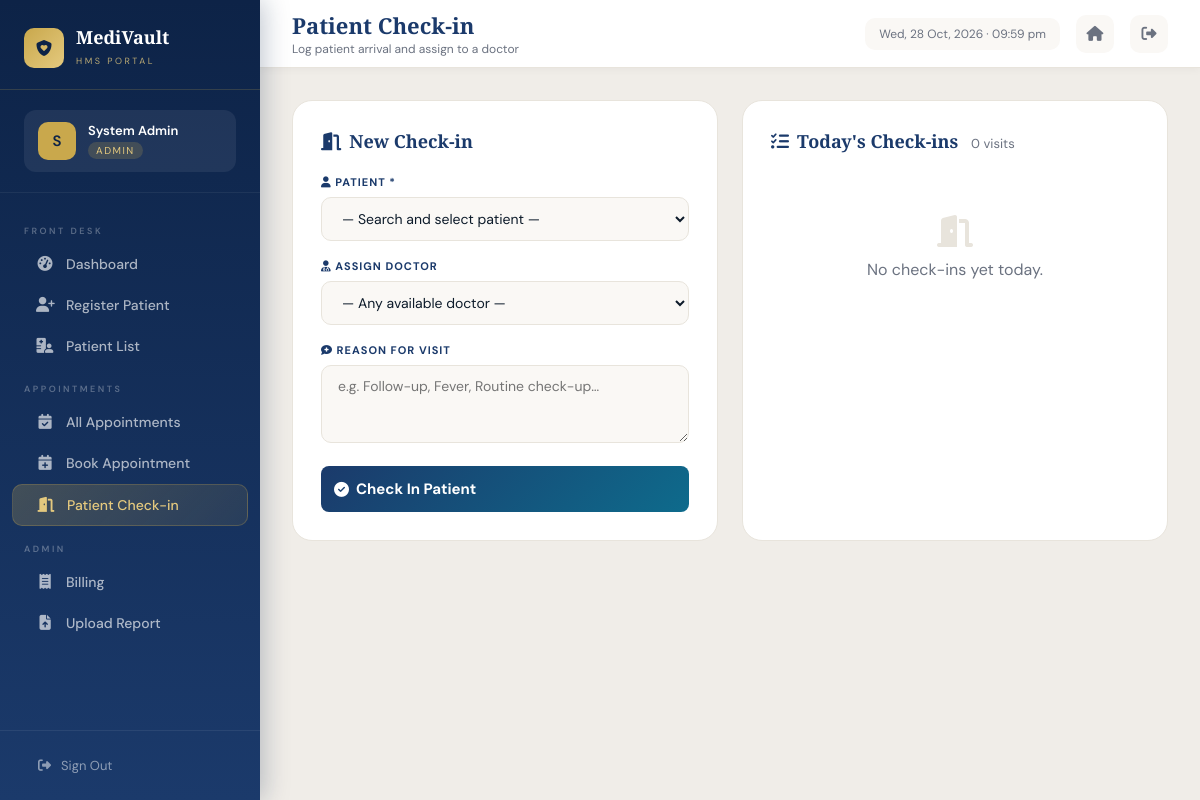
/checkin (signed in), run on the app's committed database.
### models/user.py (models this page shows, shortened)
class User(UserMixin, db.Model):
    __tablename__ = 'users'
    id         = db.Column(db.Integer, primary_key=True)
    full_name  = db.Column(db.String(120), nullable=False)
    email      = db.Column(db.String(120), unique=True, nullable=False)
    password   = db.Column(db.String(256), nullable=False)
    role       = db.Column(db.String(20), nullable=False, default='receptionist')
    department = db.Column(db.String(100))
    phone      = db.Column(db.String(20))
    is_active  = db.Column(db.Boolean, default=True)
    created_at = db.Column(db.DateTime, default=datetime.utcnow)

### routes/reception.py (the view, shortened to what this page needs)
@reception_bp.route('/checkin', methods=['GET', 'POST'])
@login_required
@roles_required('admin', 'receptionist')
def checkin():
    patients = Patient.query.order_by(Patient.full_name).all()
    doctors  = User.query.filter_by(role='doctor', is_active=True).all()
    today_visits = (Visit.query
                    .filter(db.func.date(Visit.visit_date) == date.today())
                    .order_by(Visit.visit_date.desc())
                    .all())
    return render_template('reception/checkin.html',
                           patients=patients, doctors=doctors,
                           today_visits=today_visits)

### models/user.py (called while the page is built)
@login_manager.user_loader
def load_user(user_id):
    return User.query.get(int(user_id))

### routes/reception.py (called while the page is built)
def roles_required(*roles):
    def decorator(f):
        @wraps(f)
        def wrapper(*args, **kwargs):
            if current_user.role not in roles:
                flash('Access denied.', 'danger')
                return redirect(url_for('dashboard.index'))
            return f(*args, **kwargs)
        return wrapper
    return decorator

### templates/reception/checkin.html (shortened to what this page needs)
{% extends "base.html" %}
{% block page_title %}Patient Check-in{% endblock %}
{% block page_subtitle %}Log patient arrival and assign to a doctor{% endblock %}
{% block sidebar_nav %}
<div class="nav-section-label">Front Desk</div>
<a href="/dashboard"        class="nav-item"><i class="fas fa-gauge-high"></i> Dashboard</a>
<a href="/patients/new"     class="nav-item"><i class="fas fa-user-plus"></i> Register Patient</a>
<a href="/patients"         class="nav-item"><i class="fas fa-hospital-user"></i> Patient List</a>
<div class="nav-section-label">Appointments</div>
<a href="/appointments"     class="nav-item"><i class="fas fa-calendar-check"></i> All Appointments</a>
<a href="/staff/book-appointment" class="nav-item"><i class="fas fa-calendar-plus"></i> Book Appointment</a>
<a href="/checkin"          class="nav-item active"><i class="fas fa-door-open"></i> Patient Check-in</a>
<div class="nav-section-label">Admin</div>
<a href="/billing"          class="nav-item"><i class="fas fa-receipt"></i> Billing</a>
<a href="/reports/upload"   class="nav-item"><i class="fas fa-file-arrow-up"></i> Upload Report</a>
{% endblock %}
{% block content %}
<div class="checkin-grid">
  <div class="form-panel">
    <h3 style="font-family:'Playfair Display',serif;font-size:18px;color:var(--royal);margin-bottom:22px">
      <i class="fas fa-door-open" style="margin-right:8px"></i>New Check-in
    </h3>
    <form method="POST">
      <div class="form-group">
        <label class="form-label"><i class="fas fa-user"></i> Patient *</label>
        <select name="patient_id" class="form-control" required>
          <option value="">— Search and select patient —</option>
        </select>
      </div>
      <div class="form-group">
        <label class="form-label"><i class="fas fa-user-doctor"></i> Assign Doctor</label>
        <select name="doctor_id" class="form-control">
          <option value="">— Any available doctor —</option>
        </select>
      </div>
      <div class="form-group">
        <label class="form-label"><i class="fas fa-comment-medical"></i> Reason for Visit</label>
        <textarea name="reason" class="form-control" rows="3" placeholder="e.g. Follow-up, Fever, Routine check-up…"></textarea>
      </div>
      <button type="submit" class="btn btn-primary" style="width:100%;padding:13px;font-size:15px;font-weight:700">
        <i class="fas fa-circle-check"></i> Check In Patient
      </button>
    </form>
  </div>
  <div class="form-panel">
    <h3 style="font-family:'Playfair Display',serif;font-size:18px;color:var(--royal);margin-bottom:22px">
      <i class="fas fa-list-check" style="margin-right:8px"></i>Today's Check-ins
      <span style="font-size:13px;font-family:'DM Sans',sans-serif;color:var(--slate);font-weight:400;margin-left:8px">{{ today_visits|length }} visits</span>
    </h3>
    {% if today_visits %}
      {% for v in today_visits %}
      <div class="visit-row">
        <div class="visit-badge"><i class="fas fa-door-open"></i></div>
        <div style="flex:1">
          <div style="font-weight:600;font-size:14px;color:var(--navy-text)">{{ v.patient.full_name }}</div>
          <div style="font-size:12px;color:var(--slate)">{{ v.reason or 'Walk-in' }}</div>
        </div>
        <div style="text-align:right">
          <div style="font-size:11px;color:var(--slate)">{{ v.visit_date.strftime('%I:%M %p') }}</div>
          <span class="status-badge status-{% if v.status == 'active' %}active{% else %}discharged{% endif %}" style="font-size:10px">
            {{ v.status.title() }}
          </span>
        </div>
      </div>
      {% endfor %}
    {% else %}
      <div style="text-align:center;padding:40px;color:var(--slate)">
        <i class="fas fa-door-open" style="font-size:32px;color:var(--platinum);display:block;margin-bottom:12px"></i>
        No check-ins yet today.
      </div>
    {% endif %}
  </div>
</div>
{% endblock %}

### templates/base.html (shortened to what this page needs)
<!DOCTYPE html>
<html lang="en">
<head>
  <link rel="stylesheet" href="https://cdnjs.cloudflare.com/ajax/libs/font-awesome/6.5.0/css/all.min.css"/>
</head>
<body>
<aside class="sidebar">
  <a href="/" class="sidebar-logo">
    <div class="logo-icon"><i class="fas fa-shield-heart"></i></div>
    <div class="logo-name">
      <span>MediVault</span>
      <small>HMS Portal</small>
    </div>
  </a>
  <div class="sidebar-user">
    <div class="user-badge role-{{ current_user.role }}">
      <div class="user-avatar">{{ current_user.full_name[0].upper() }}</div>
      <div class="user-info">
        <div class="u-name">{{ current_user.full_name }}</div>
        <div class="u-role">{{ current_user.role.title() }}</div>
      </div>
    </div>
  </div>
  <nav class="sidebar-nav">
    {% block sidebar_nav %}{% endblock %}
  </nav>
  <div class="sidebar-footer">
    <a href="/auth/logout" class="btn-logout">
      <i class="fas fa-right-from-bracket"></i> Sign Out
    </a>
  </div>
</aside>
<div class="main-content">
  <div class="topbar">
    <div class="topbar-left">
      <h1>{% block page_title %}Dashboard{% endblock %}</h1>
      <p>{% block page_subtitle %}Welcome back{% endblock %}</p>
    </div>
    <div class="topbar-right">
      <div class="topbar-date" id="topbar-date"></div>
      <a href="/" class="topbar-icon-btn" title="Home"><i class="fas fa-house"></i></a>
      <a href="/auth/logout" class="topbar-icon-btn" title="Logout"><i class="fas fa-right-from-bracket"></i></a>
    </div>
  </div>
  <div class="page-content">
    {% block content %}{% endblock %}
  </div>
</div>
</body>
</html>

### templates/reception/checkin.html (style rules this page uses)
.checkin-grid { display:grid; grid-template-columns:1fr 1fr; gap:24px; }
.form-panel { background:var(--white); border-radius:20px; padding:28px; border:1px solid var(--platinum); }
.form-group { margin-bottom:18px; }
.form-label { display:block; font-size:11px; font-weight:700; text-transform:uppercase; letter-spacing:1px; color:var(--royal); margin-bottom:8px; }
.form-control { width:100%; padding:11px 16px; border:1.5px solid var(--platinum); border-radius:10px; font-family:'DM Sans',sans-serif; font-size:14px; color:var(--navy-text); background:var(--ivory); outline:none; box-sizing:border-box; }

### data on the page
User: full_name "S", full_name "System Admin", role "ADMIN"

### other printed values
{{ today_visits|length }} "0"
